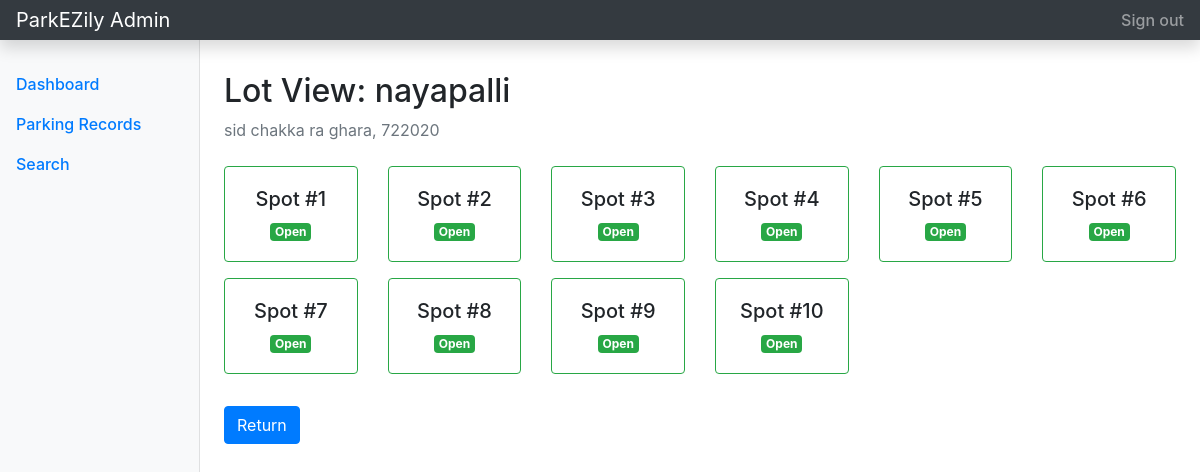
The app's page /admin/lot/inspect/2 (signed in), older data.
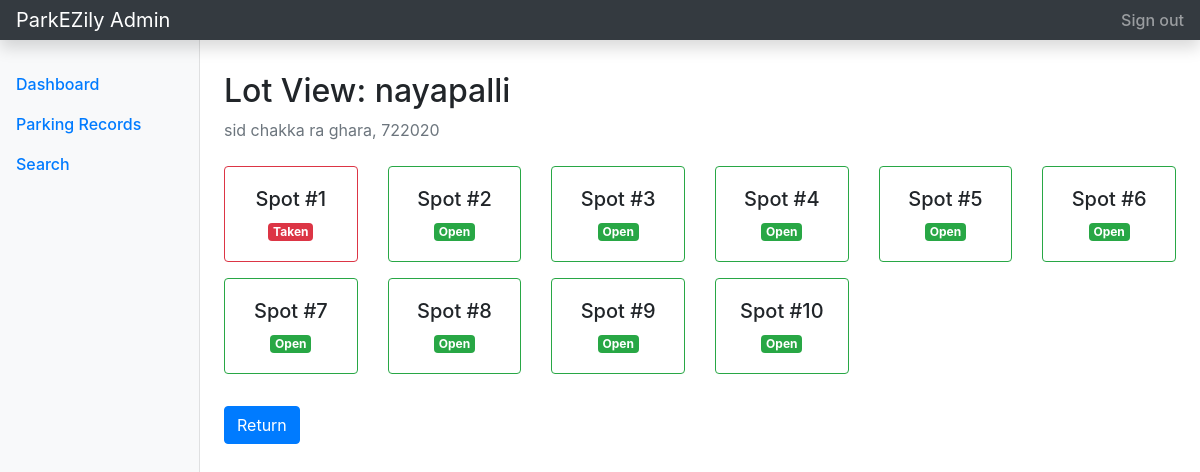
The same page, newer data.
### tables this page shows
CREATE TABLE parking_spot (
        id INTEGER PRIMARY KEY AUTOINCREMENT,
        lot_id INTEGER NOT NULL,
        status TEXT NOT NULL CHECK(status IN ('A', 'O')),
        FOREIGN KEY (lot_id) REFERENCES parking_lot(id) ON DELETE CASCADE
    );

### controllers/admin.py (the view)
@adm_bp.route('/admin/lot/inspect/<int:lot_id>')
@login_req
def inspect_lot(lot_id):
    db = get_db()
    lot = db.execute('SELECT * FROM parking_lot WHERE id = ?', (lot_id,)).fetchone()
    spots = db.execute('SELECT * FROM parking_spot WHERE lot_id = ?', (lot_id,)).fetchall()
    db.close()
    return render_template('admin/view_lot.html', lot=lot, spots=spots)

### controllers/admin.py (called while the page is built)
def get_db():
    db = sqlite3.connect(DB_FILE)
    db.row_factory = sqlite3.Row
    return db

def login_req(f):
    @wraps(f)
    def wrapper(*args, **kwargs):
        if 'user_role' not in session or session['user_role'] != 'admin':
            flash('Admin access is required for this page.', 'danger')
            return redirect(url_for('auth.login')) # CHANGE THIS LINE
        return f(*args, **kwargs)
    return wrapper

### templates/admin/view_lot.html (shortened to what this page needs)
{% extends 'admin/admin_base.html' %}
{% block admin_main %}
<h1 class="h2">Lot View: {{ lot.location_name }}</h1>
<p class="text-muted">{{ lot.address }}, {{ lot.pin_code }}</p>
<div class="row mt-4">
    {% for spot in spots %}
    <div class="col-md-2 mb-3">
        <div class="card text-center {% if spot.status == 'O' %}border-danger{% else %}border-success{% endif %}">
            <div class="card-body">
                <h5 class="card-title">Spot #{{ loop.index }}</h5>
                <p class="card-text">
                    {% if spot.status == 'O' %}
                        <span class="badge badge-danger">Taken</span>
                    {% else %}
                        <span class="badge badge-success">Open</span>
                    {% endif %}
                </p>
            </div>
        </div>
    </div>
    {% endfor %}
</div>
<a href="{{ url_for('admin.dashboard') }}" class="btn btn-primary mt-3">Return</a>
{% endblock %}

Row changes from the older to the newer data that the page shows:
changed parking_spot (number 1 of 10 on the later page): status "Open" → "Taken"
